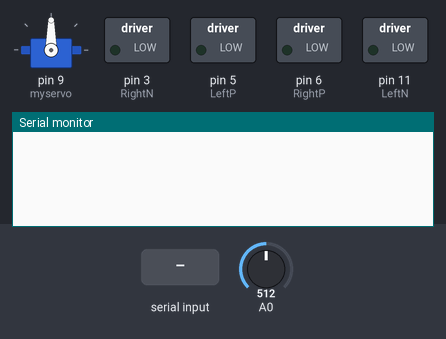
Bench run of a sketch on a simulated Arduino Uno, built with avr-gcc and run on an emulated ATmega328P. On the bench: servo, switched loads named in the sketch (green lamp = pin HIGH), the last lines printed to the serial monitor. Inputs (shaded band) come from the test bench; at power-on: A0 = 512.

Above: at 1.4 s.
1.5 s: "90,45\n" received over Serial
At 2.4 s:
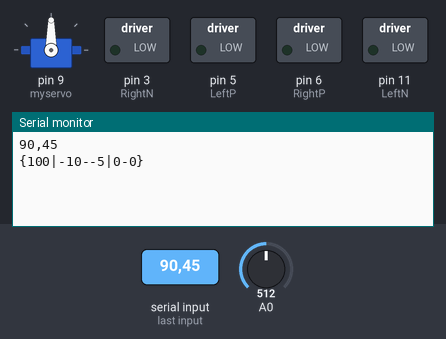
3.0 s: "1\n" received over Serial
At 4.2 s:
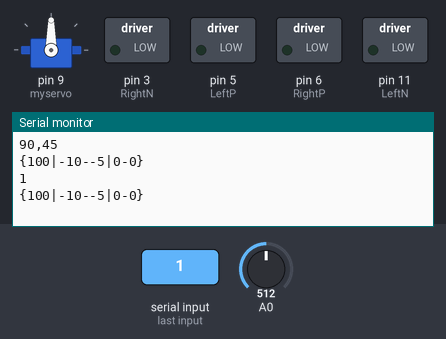
4.5 s: "X90\n" received over Serial
At 5.7 s:
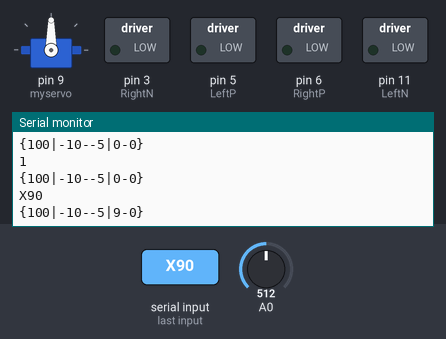

The sketch:

ToyCarTest.ino
```cpp
#include <Ultrasonic.h>
#include <Servo.h>
Ultrasonic ultra_Front(18, 17);  // (Trig PIN, Echo Pin)
Ultrasonic ultra_Rear(16, 15);   // (Trig PIN, Echo Pin)
#define distanceBiasFront 10      //前置超声波传感器距离小车前沿的距离，单位cm
#define distanceBiasRear  5       //后置超声波传感器距离小车后沿的距离，单位cm

/////////TB6612驱动引脚////       //小车后轮驱动
#define RightN 3  //    AIN1
#define RightP 6  //    AIN2
#define LeftN 11  //    BIN1
#define LeftP 5   //    BIN2

Servo myservo;

int MotorR, MotorL;               //左右轮驱动电压
int  maxPwm = 250;                //左右轮最大驱动电压（不能超过255）
int Battery_Voltage;              //电池电压采样变量
int voltage;                      //电池电压裕度：voltage = Battery_Voltage-740，单位10mV
int distance_Front, distance_Rear, limit = 30; //超声波模块的输出以及避障距离
int forward, turn, gravity;       //遥控器传输过来的三维数据：前进、转弯、重力方向
unsigned char Flag_Stop = 0;      //停止标志位
boolean stringComplete = false;   // 蓝牙串口接收命令完成指示
String comdata;                   //

/**************************************************************************
  函数功能：赋值给PWM寄存器，驱动小车两个后轮
  入口参数：两个PWM值，参数大于0，前进；参数小于0，后退
**************************************************************************/
void Driver(int motora, int motorb)
{
  if (motora > maxPwm) motora = maxPwm;
  else if (motora < -maxPwm) motora = -maxPwm;
  if (motorb > maxPwm) motorb = maxPwm;
  else if (motorb < -maxPwm) motorb = -maxPwm;
  myservo.write(90 - turn / 5.0 * 30);
  if (motora > 0) analogWrite(RightP, motora), digitalWrite(RightN, LOW);   //右轮前进
  else            analogWrite(RightP, 255 + motora), digitalWrite(RightN, HIGH);  //右轮后退
  ///*
  if (motorb > 0) analogWrite(LeftP, motorb), digitalWrite(LeftN, LOW);     //左轮前进
  else            analogWrite(LeftP, 255 + motorb), digitalWrite(LeftN, HIGH);    //左轮后退
  //*/
}
/**************************************************************************
  函数功能：异常关闭电机
  入口参数：电压
  返回  值：1：异常  0：正常
 **************************************************************************/
unsigned char  Turn_Off()
{
  byte temp;
  if (Flag_Stop == 1 || (Battery_Voltage < 740)) //Flag_Stop置1或者电压太低关闭电机
  {
    temp = 1;
    digitalWrite(RightP, LOW);  //电机驱动的电平控制
    digitalWrite(RightN, LOW);  //电机驱动的电平控制
    digitalWrite(LeftP, LOW);   //电机驱动的电平控制
    digitalWrite(LeftN, LOW);   //电机驱动的电平控制
  }
  else  temp = 0;
  return temp;
}

/************************************************
  函数功能：电池电量检测
  电池采样比例：1/11，采样输出值0~1023，对应0~5V
**************************************************/
void Battery_Detect()
{
  int Voltage_Temp;
  static float Voltage_All;
  static unsigned char Voltage_Count;
  Voltage_Temp = analogRead(0);   //采集一次电池电压    //A0端口 模拟读取就是0端口
  Voltage_Count++;                //计数器
  Voltage_All += Voltage_Temp;    //多次采样累积
  if (Voltage_Count == 10)        //累计采样10次
  {                               //电池采样比例：1/11，（0~1023—>0~5V）
    Battery_Voltage = Voltage_All * 0.5371;  //求平均值，单位：10mV
    Voltage_All = 0;
    Voltage_Count = 0;
    voltage = Battery_Voltage - 740;  //单位10mV
    if (voltage > 100) voltage = 100;
    if (voltage < 0) voltage = 0;
  }
}
/***************函数功能：设定速度与转弯**********/
void setAcc(void)
{
  MotorR = forward * 100;  //根据遥控器程序协议，forward取值为-5~5
  MotorL = forward * 100;  //当MotorR和MotorL相等时，小车为直行状态
                          //小车的转弯通过设置后驱两轮不同速度实现
  if (turn > 0) MotorL = MotorL / turn;       //左转  //根据遥控器程序协议，turn取值为-5~5
  else  if (turn < 0) MotorR = MotorR / -turn; //右转  //即两后轮最大差速为250-125=125
}
/************************函数功能：避障设置***********************
  根据前/后两个超声波测距模块，进行避障设置，遇到障碍，停止行进
*****************************************************************/
void avoidObstacle()
{
  Flag_Stop = 0;
//  Serial.print(forward);
  distance_Front = int(ultra_Front.getDistanceInCM()) - distanceBiasFront;
  distance_Rear = int(ultra_Rear.getDistanceInCM()) - distanceBiasRear;
  if (forward >= 0 && distance_Front < limit) Flag_Stop = 1;    //前方路障，小车停止
  if (forward <= 0 && distance_Rear < limit)  Flag_Stop = 1;    //后方路障，小车停止
}

void setup()
{
  myservo.attach(9);
  pinMode(RightP, OUTPUT);         //右轮电机控制引脚
  pinMode(RightN, OUTPUT);         //右轮电机控制引脚
  pinMode(LeftP, OUTPUT);          //左轮电机控制引脚
  pinMode(LeftN, OUTPUT);          //左轮电机控制引脚
  delay(200);                      //延时等待初始化完成
  Serial.begin(38400);            //蓝牙控制    //开启串口
}
/******函数功能：主循环程序体*******/
void loop()
{
  Battery_Detect();   //检测电池电压是否充足
  avoidObstacle();    //避障措施
  setAcc();           //设定后两轮的速度
  if (Turn_Off() == 0) Driver(MotorR, MotorL); //如果不存在异常，使能电机
  if (stringComplete == true)//回传数据内容可以自行定义
  {
    stringComplete = false;
    Serial.print(comdata);  //回传接收的数据

    Serial.print("{");      //回传数据格式：{voltage|distance_Front-distance_Rear|forward-turn}
    Serial.print(voltage);  //电池电压裕度
    Serial.print("|");
    Serial.print(distance_Front); Serial.print("-"); Serial.print(distance_Rear);
    Serial.print("|");
    Serial.print(forward); Serial.print("-"); Serial.print(turn);    //直行指令 //转弯指令
    Serial.println("}");
  }
}
/**************函数功能：串口接收中断***************
  程序执行完loop()之后，自动执行serialEvent()
  然后继续回到loop()， 如此循环
****************************************************/
void serialEvent()
{
  int data, k = 0;
  char inChar;
  boolean start = 0;
  comdata = "";
  if (Serial.available()) start = 1;  //当串口接收缓存里有数据时，进入循环
  while (start)
  {
    while (!Serial.available());      //
    inChar = char(Serial.read());     //读取一个字节数据，并把这个字节从串口接收缓存里删除
    comdata += inChar;                //
    delay(2);
    data = int(inChar - '0');         //根据遥控器程序的协议，把传送的字符数据转换成整型数据
    switch (k)                        //可以理解为通信信道，目前只定义了三路，分别对应三维加速度数据（前进、转弯、重力方向）
    {
      case 0: break;
      case 1: forward = data; break;
      case 2: turn = data; break;
      case 3: gravity = data; break;
    }
    k = 0;
    switch (inChar)                   //三路信道的识别关键字
    {
      case 'X': k = 1; break;
      case 'Y': k = 2; break;
      case 'Z': k = 3; break;
      case '\n': start = 0;  break;   //每一条信息传送结束标识符
    }
    stringComplete = true;
  }
}
```

Measured:
- after the input at 1.5 s, the serial monitor: prints a new line at once (image 1)
- after the input at 3.0 s, the serial monitor: prints a new line at once (image 2)
- after the input at 4.5 s, the serial monitor: prints a new line at once (image 3)
